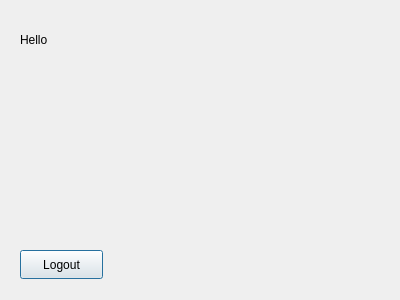
<?xml version="1.0" encoding="UTF-8"?>
<ui version="4.0">
 <class>Welcomewindow</class>
 <widget class="QDialog" name="Welcomewindow">
  <property name="geometry">
   <rect>
    <x>0</x>
    <y>0</y>
    <width>400</width>
    <height>300</height>
   </rect>
  </property>
  <property name="windowTitle">
   <string>Dialog</string>
  </property>
  <widget class="QLabel" name="label">
   <property name="geometry">
    <rect>
     <x>20</x>
     <y>30</y>
     <width>63</width>
     <height>20</height>
    </rect>
   </property>
   <property name="text">
    <string>Hello</string>
   </property>
  </widget>
  <widget class="QLabel" name="name">
   <property name="geometry">
    <rect>
     <x>60</x>
     <y>30</y>
     <width>63</width>
     <height>20</height>
    </rect>
   </property>
   <property name="text">
    <string/>
   </property>
  </widget>
  <widget class="QLabel" name="img">
   <property name="geometry">
    <rect>
     <x>22</x>
     <y>69</y>
     <width>351</width>
     <height>171</height>
    </rect>
   </property>
   <property name="text">
    <string/>
   </property>
  </widget>
  <widget class="QPushButton" name="pushButton">
   <property name="geometry">
    <rect>
     <x>20</x>
     <y>250</y>
     <width>83</width>
     <height>29</height>
    </rect>
   </property>
   <property name="text">
    <string>Logout</string>
   </property>
  </widget>
 </widget>
 <resources/>
 <connections/>
</ui>
